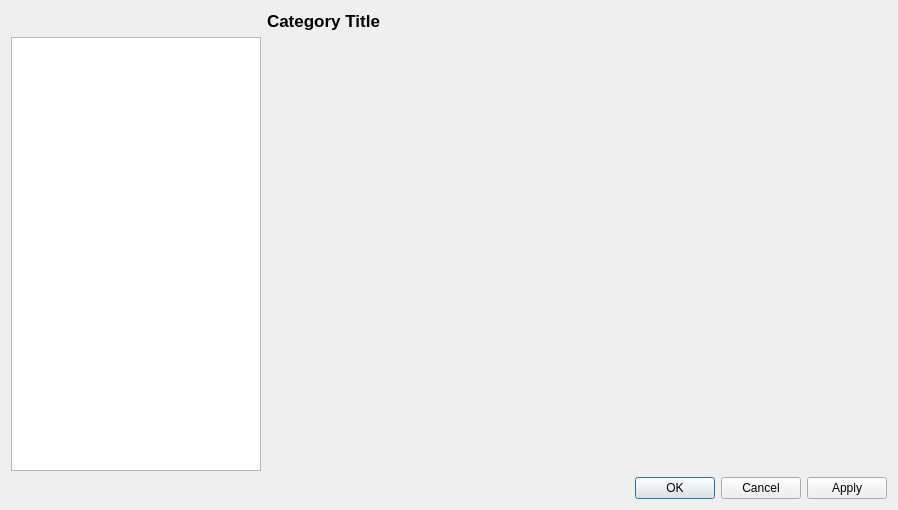
<?xml version="1.0" encoding="UTF-8"?>
<ui version="4.0">
 <class>SettingsDialog</class>
 <widget class="QDialog" name="SettingsDialog">
  <property name="geometry">
   <rect>
    <x>0</x>
    <y>0</y>
    <width>898</width>
    <height>510</height>
   </rect>
  </property>
  <property name="windowTitle">
   <string>Preferences</string>
  </property>
  <layout class="QGridLayout" name="gridLayout">
   <item row="1" column="0">
    <widget class="QListView" name="categoryList">
     <property name="minimumSize">
      <size>
       <width>250</width>
       <height>0</height>
      </size>
     </property>
     <property name="maximumSize">
      <size>
       <width>250</width>
       <height>16777215</height>
      </size>
     </property>
    </widget>
   </item>
   <item row="0" column="1">
    <widget class="QLabel" name="headerLabel">
     <property name="font">
      <font>
       <pointsize>13</pointsize>
       <weight>75</weight>
       <bold>true</bold>
      </font>
     </property>
     <property name="text">
      <string>Category Title</string>
     </property>
     <property name="margin">
      <number>9</number>
     </property>
    </widget>
   </item>
   <item row="1" column="1">
    <widget class="QStackedWidget" name="stackedWidget">
     <widget class="QWidget" name="Page1"/>
    </widget>
   </item>
   <item row="2" column="1">
    <widget class="QDialogButtonBox" name="buttonBox">
     <property name="standardButtons">
      <set>QDialogButtonBox::Apply|QDialogButtonBox::Cancel|QDialogButtonBox::Ok</set>
     </property>
    </widget>
   </item>
  </layout>
 </widget>
 <resources/>
 <connections/>
</ui>
